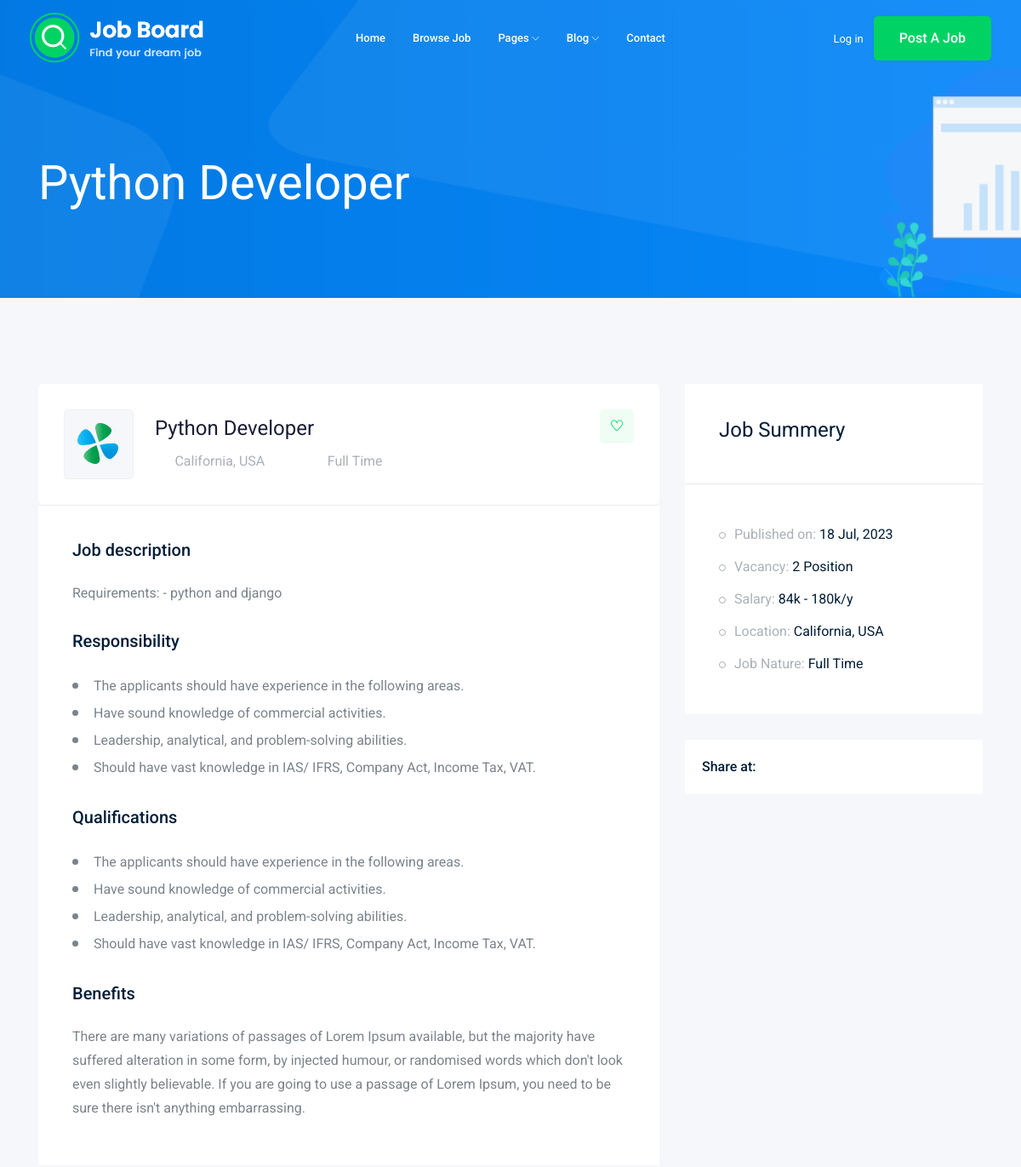
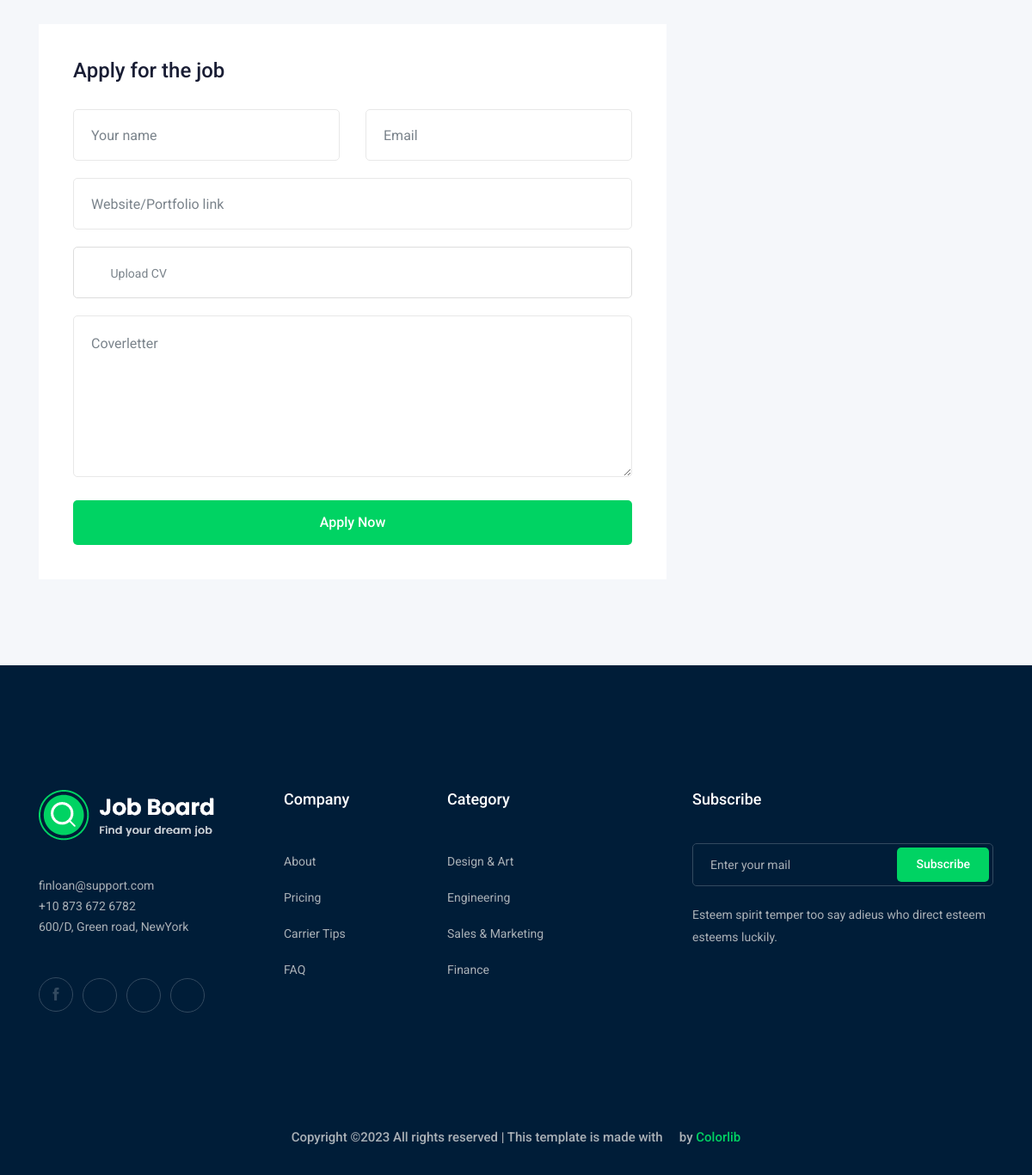
Screenshot of /jobs/python-developer with the database file from the repository (2 pictures, top to bottom).
### job/models.py (models this page shows, shortened)
class Job(models.Model):
    job_type_choices = (('Full Time', 'Full Time'),
                        ('Part Time', 'Part Time'))
    title = models.CharField(max_length=150)
    job_type = models.CharField(max_length=30, choices=job_type_choices)
    description = models.TextField(max_length=500)
    published_at = models.DateTimeField(auto_now=True)
    vacancy = models.IntegerField(default=1)
    salary = models.DecimalField(default=0.00, decimal_places=2, max_digits=8)
    max_salary = models.DecimalField(default=0.00, decimal_places=2, max_digits=8)
    experience = models.IntegerField(default=1)
    category = models.ForeignKey('Category', on_delete=models.CASCADE)
    image = models.ImageField(upload_to=image_upload)  # 'photos/%y/%m/%d'
    slug = models.SlugField(null=True, blank=True)

### job/views.py (the view)
# urls.py: path('<str:slug>', views.job_detail, name='job_detail'),
def job_detail(request, slug):
    job_d = Job.objects.get(slug=slug)
    min_salary = job_d.salary*12/1000
    max_salary = job_d.max_salary*12/1000
    context = {'job': job_d, 'min_salary': min_salary, 'max_salary': max_salary}
    return render(request, 'job/job_detail.html', context)

### templates/job/job_detail.html (shortened to what this page needs)
<!doctype html>
{% extends 'base.html' %}
{% block content %}
    <div class="bradcam_area bradcam_bg_1">
        <div class="container">
            <div class="row">
                <div class="col-xl-12">
                    <div class="bradcam_text">
                        <h3>{{job.title}}</h3>
                    </div>
                </div>
            </div>
        </div>
    </div>
    <div class="job_details_area">
        <div class="container">
            <div class="row">
                <div class="col-lg-8">
                    <div class="job_details_header">
                        <div class="single_jobs white-bg d-flex justify-content-between">
                            <div class="jobs_left d-flex align-items-center">
                                <div class="thumb">
                                    <img src="img/svg_icon/1.svg" alt="">
                                </div>
                                <div class="jobs_conetent">
                                    <a href="#"><h4>{{job.title}}</h4></a>
                                    <div class="links_locat d-flex align-items-center">
                                        <div class="location">
                                            <p> <i class="fa fa-map-marker"></i> California, USA</p>
                                        </div>
                                        <div class="location">
                                            <p> <i class="fa fa-clock-o"></i> {{job.job_type}}</p>
                                        </div>
                                    </div>
                                </div>
                            </div>
                            <div class="jobs_right">
                                <div class="apply_now">
                                    <a class="heart_mark" href="#"> <i class="ti-heart"></i> </a>
                                </div>
                            </div>
                        </div>
                    </div>
                    <div class="descript_wrap white-bg">
                        <div class="single_wrap">
                            <h4>Job description</h4>
                            <p>{{job.description}}</p>
                        </div>
                        <div class="single_wrap">
                            <h4>Responsibility</h4>
                            <ul>
                                <li>The applicants should have experience in the following areas.
                                </li>
                                <li>Have sound knowledge of commercial activities.</li>
                                <li>Leadership, analytical, and problem-solving abilities.</li>
                                <li>Should have vast knowledge in IAS/ IFRS, Company Act, Income Tax, VAT.</li>
                            </ul>
                        </div>
                        <div class="single_wrap">
                            <h4>Qualifications</h4>
                            <ul>
                                <li>The applicants should have experience in the following areas.
                                </li>
                                <li>Have sound knowledge of commercial activities.</li>
                                <li>Leadership, analytical, and problem-solving abilities.</li>
                                <li>Should have vast knowledge in IAS/ IFRS, Company Act, Income Tax, VAT.</li>
                            </ul>
                        </div>
                        <div class="single_wrap">
                            <h4>Benefits</h4>
                            <p>There are many variations of passages of Lorem Ipsum available, but the majority have suffered alteration in some form, by injected humour, or randomised words which don't look even slightly believable. If you are going to use a passage of Lorem Ipsum, you need to be sure there isn't anything embarrassing.</p>
                        </div>
                    </div>
                    <div class="apply_job_form white-bg">
                        <h4>Apply for the job</h4>
                        <form action="#">
                            <div class="row">
                                <div class="col-md-6">
                                    <div class="input_field">
                                        <input type="text" placeholder="Your name">
                                    </div>
                                </div>
                                <div class="col-md-6">
                                    <div class="input_field">
                                        <input type="text" placeholder="Email">
                                    </div>
                                </div>
                                <div class="col-md-12">
                                    <div class="input_field">
                                        <input type="text" placeholder="Website/Portfolio link">
                                    </div>
                                </div>
                                <div class="col-md-12">
                                    <div class="input-group">
                                        <div class="input-group-prepend">
                                          <button type="button" id="inputGroupFileAddon03"><i class="fa fa-cloud-upload" aria-hidden="true"></i>
                                          </button>
                                        </div>
                                        <div class="custom-file">
                                          <label class="custom-file-label" for="inputGroupFile03">Upload CV</label>
                                        </div>
                                      </div>
                                </div>
                                <div class="col-md-12">
                                    <div class="input_field">
                                        <textarea name="#" id="" cols="30" rows="10" placeholder="Coverletter"></textarea>
                                    </div>
                                </div>
                                <div class="col-md-12">
                                    <div class="submit_btn">
                                        <button class="boxed-btn3 w-100" type="submit">Apply Now</button>
                                    </div>
                                </div>
                            </div>
                        </form>
                    </div>
                </div>
                <div class="col-lg-4">
                    <div class="job_sumary">
                        <div class="summery_header">
                            <h3>Job Summery</h3>
                        </div>
                        <div class="job_content">
                            <ul>
                                <li>Published on: <span>{{job.published_at|date:'d M, Y'}}</span></li>
                                <li>Vacancy: <span>{{job.vacancy}} Position</span></li>
                                <li>Salary: <span>{{min_salary|floatformat}}k - {{max_salary|floatformat}}k/y</span></li>
                                <li>Location: <span>California, USA</span></li>
                                <li>Job Nature: <span> {{job.job_type}}</span></li>
                            </ul>
                        </div>
                    </div>
                    <div class="share_wrap d-flex">
                        <span>Share at:</span>
                        <ul>
                            <li><a href="#"> <i class="fa fa-facebook"></i></a> </li>
                            <li><a href="#"> <i class="fa fa-google-plus"></i></a> </li>
                            <li><a href="#"> <i class="fa fa-twitter"></i></a> </li>
                            <li><a href="#"> <i class="fa fa-envelope"></i></a> </li>
                        </ul>
                    </div>
                    <div class="job_location_wrap">
                        <div class="job_lok_inner">
                            <div id="map" style="height: 200px;"></div>
                          </div>
                    </div>
                </div>
            </div>
        </div>
    </div>
{% endblock content %}

### rows the page displays
Job: title "Python Developer", job_type "Full Time", description "Requirements: - python and django", published_at "18 Jul, 2023", vacancy "2"

### other values shown
{{ min_salary|floatformat }} "84"
{{ max_salary|floatformat }} "180"
